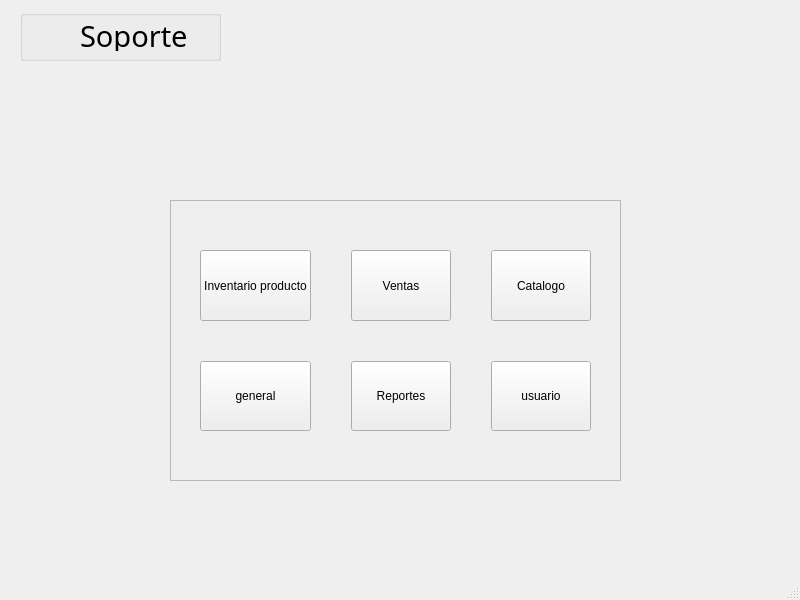
<?xml version="1.0" encoding="UTF-8"?>
<ui version="4.0">
 <class>SuppWindow</class>
 <widget class="QMainWindow" name="SuppWindow">
  <property name="geometry">
   <rect>
    <x>0</x>
    <y>0</y>
    <width>800</width>
    <height>600</height>
   </rect>
  </property>
  <property name="windowTitle">
   <string>Soporte</string>
  </property>
  <property name="windowIcon">
   <iconset>
    <normaloff>../../images/store_logo.png</normaloff>../../images/store_logo.png</iconset>
  </property>
  <property name="styleSheet">
   <string notr="true"/>
  </property>
  <widget class="QWidget" name="centralwidget">
   <widget class="QFrame" name="container">
    <property name="geometry">
     <rect>
      <x>170</x>
      <y>200</y>
      <width>451</width>
      <height>281</height>
     </rect>
    </property>
    <property name="frameShape">
     <enum>QFrame::StyledPanel</enum>
    </property>
    <property name="frameShadow">
     <enum>QFrame::Raised</enum>
    </property>
    <widget class="QFrame" name="gridFrame">
     <property name="geometry">
      <rect>
       <x>30</x>
       <y>50</y>
       <width>391</width>
       <height>181</height>
      </rect>
     </property>
     <property name="sizePolicy">
      <sizepolicy hsizetype="Preferred" vsizetype="Preferred">
       <horstretch>0</horstretch>
       <verstretch>0</verstretch>
      </sizepolicy>
     </property>
     <layout class="QGridLayout" name="gridLayout" rowstretch="0,0,0" columnstretch="0,0,0,0">
      <property name="sizeConstraint">
       <enum>QLayout::SetDefaultConstraint</enum>
      </property>
      <property name="leftMargin">
       <number>0</number>
      </property>
      <property name="topMargin">
       <number>0</number>
      </property>
      <property name="rightMargin">
       <number>0</number>
      </property>
      <property name="bottomMargin">
       <number>0</number>
      </property>
      <property name="spacing">
       <number>40</number>
      </property>
      <item row="0" column="0">
       <widget class="QPushButton" name="inventarioBtn">
        <property name="enabled">
         <bool>true</bool>
        </property>
        <property name="sizePolicy">
         <sizepolicy hsizetype="Expanding" vsizetype="Expanding">
          <horstretch>0</horstretch>
          <verstretch>0</verstretch>
         </sizepolicy>
        </property>
        <property name="baseSize">
         <size>
          <width>0</width>
          <height>0</height>
         </size>
        </property>
        <property name="styleSheet">
         <string notr="true"/>
        </property>
        <property name="text">
         <string>Inventario producto</string>
        </property>
       </widget>
      </item>
      <item row="2" column="2">
       <widget class="QPushButton" name="usuarioBtn">
        <property name="sizePolicy">
         <sizepolicy hsizetype="Expanding" vsizetype="Expanding">
          <horstretch>0</horstretch>
          <verstretch>0</verstretch>
         </sizepolicy>
        </property>
        <property name="text">
         <string>Reportes</string>
        </property>
       </widget>
      </item>
      <item row="2" column="0">
       <widget class="QPushButton" name="generalBtn">
        <property name="sizePolicy">
         <sizepolicy hsizetype="Expanding" vsizetype="Expanding">
          <horstretch>0</horstretch>
          <verstretch>0</verstretch>
         </sizepolicy>
        </property>
        <property name="text">
         <string>general</string>
        </property>
       </widget>
      </item>
      <item row="0" column="2">
       <widget class="QPushButton" name="ventasBtn">
        <property name="sizePolicy">
         <sizepolicy hsizetype="Expanding" vsizetype="Expanding">
          <horstretch>0</horstretch>
          <verstretch>0</verstretch>
         </sizepolicy>
        </property>
        <property name="text">
         <string>Ventas</string>
        </property>
        <property name="autoDefault">
         <bool>false</bool>
        </property>
       </widget>
      </item>
      <item row="2" column="3">
       <widget class="QPushButton" name="usuarioBtn_2">
        <property name="sizePolicy">
         <sizepolicy hsizetype="Expanding" vsizetype="Expanding">
          <horstretch>0</horstretch>
          <verstretch>0</verstretch>
         </sizepolicy>
        </property>
        <property name="text">
         <string>usuario</string>
        </property>
       </widget>
      </item>
      <item row="0" column="3">
       <widget class="QPushButton" name="usuarioBtn_3">
        <property name="sizePolicy">
         <sizepolicy hsizetype="Expanding" vsizetype="Expanding">
          <horstretch>0</horstretch>
          <verstretch>0</verstretch>
         </sizepolicy>
        </property>
        <property name="text">
         <string>Catalogo</string>
        </property>
       </widget>
      </item>
     </layout>
    </widget>
   </widget>
   <widget class="QGroupBox" name="groupBox">
    <property name="geometry">
     <rect>
      <x>20</x>
      <y>10</y>
      <width>201</width>
      <height>51</height>
     </rect>
    </property>
    <property name="title">
     <string/>
    </property>
    <widget class="QLabel" name="logo">
     <property name="geometry">
      <rect>
       <x>0</x>
       <y>0</y>
       <width>50</width>
       <height>50</height>
      </rect>
     </property>
     <property name="styleSheet">
      <string notr="true"/>
     </property>
     <property name="text">
      <string/>
     </property>
     <property name="pixmap">
      <pixmap>../../images/store_logo.png</pixmap>
     </property>
     <property name="scaledContents">
      <bool>true</bool>
     </property>
    </widget>
    <widget class="QLabel" name="title">
     <property name="geometry">
      <rect>
       <x>60</x>
       <y>10</y>
       <width>131</width>
       <height>31</height>
      </rect>
     </property>
     <property name="font">
      <font>
       <family>Dubai Medium</family>
       <pointsize>22</pointsize>
      </font>
     </property>
     <property name="text">
      <string>Soporte</string>
     </property>
    </widget>
   </widget>
  </widget>
  <widget class="QStatusBar" name="statusbar"/>
 </widget>
 <resources/>
 <connections/>
</ui>
